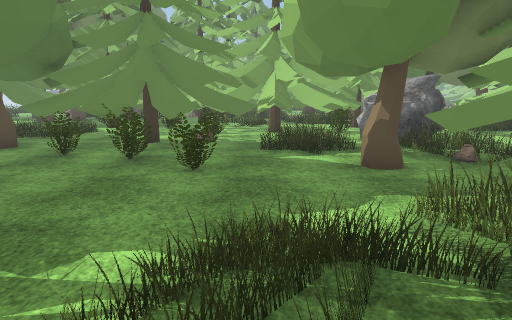
View 1 (above)

24 first-person views from a walk through a scene from a Unity 3-D project. The camera is 1.5 m above the floor, tilts 10° down and sees 70° across. Doors are open. The floor is counted in squares, 1 m on a side. Each view is taken from the middle of a square. On the plan, view 1 faces up. The plan holds only what a view shows up to about 16 squares ahead; the rest is blank. The place goes on beyond the plan. The player character is not drawn. Some surface patterns are stand-ins.

View 2
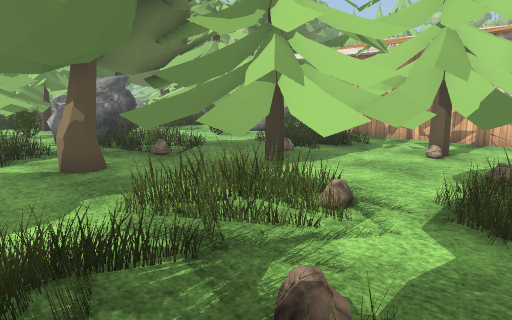

View 3
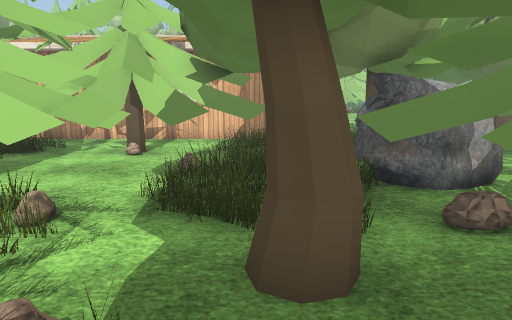

View 4
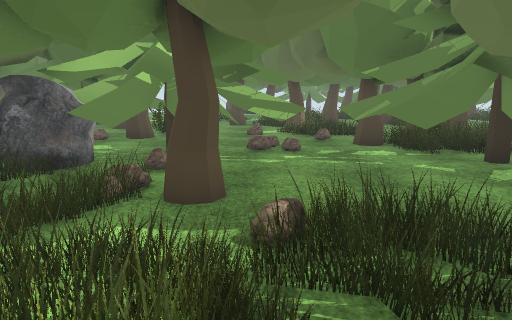

View 5
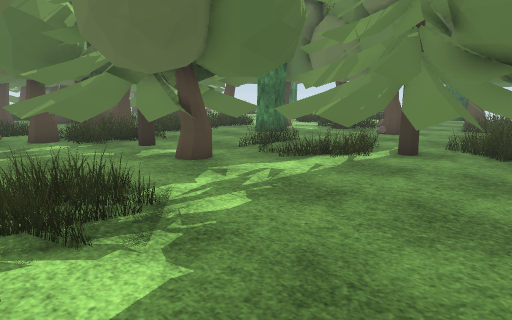

View 6
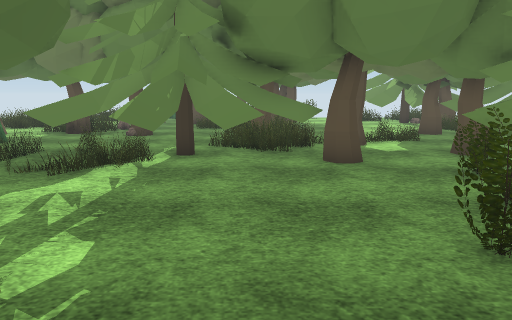

View 7
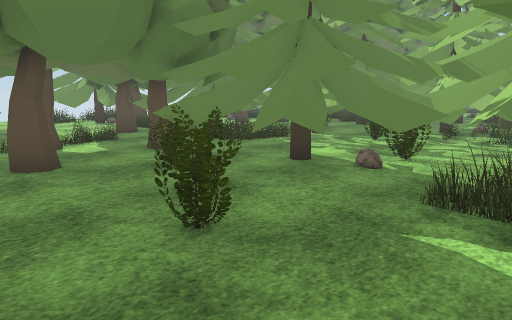

View 8
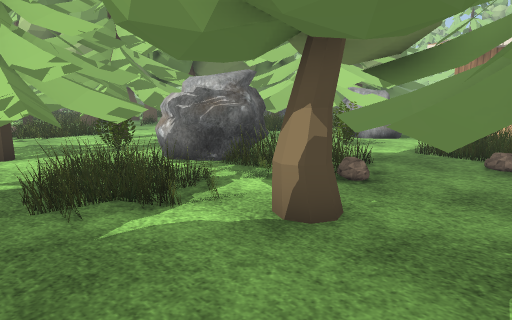

View 9
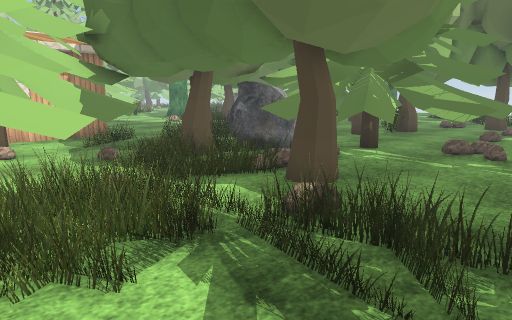

View 10
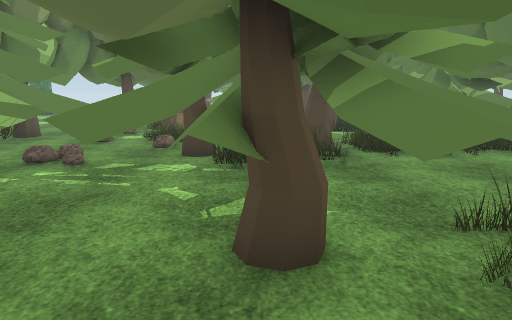

View 11
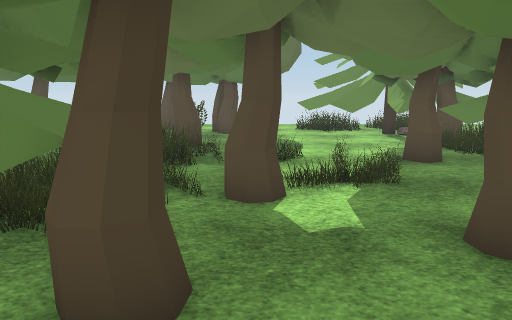

View 12
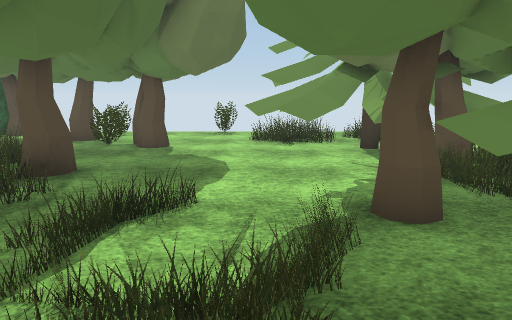

View 13
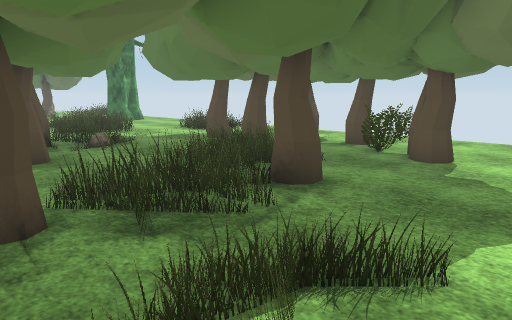

View 14
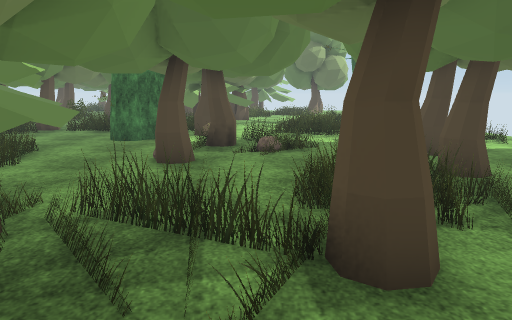

View 15
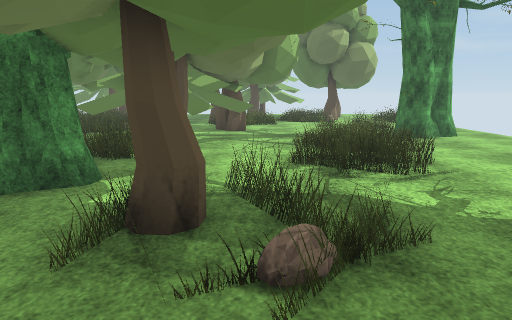

View 16
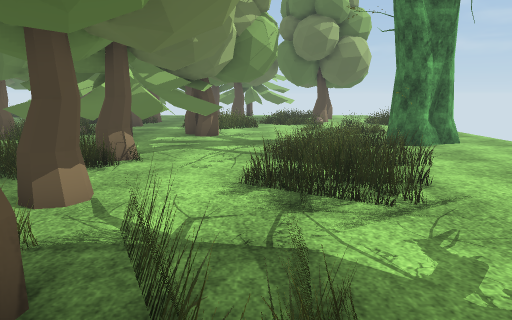

View 17
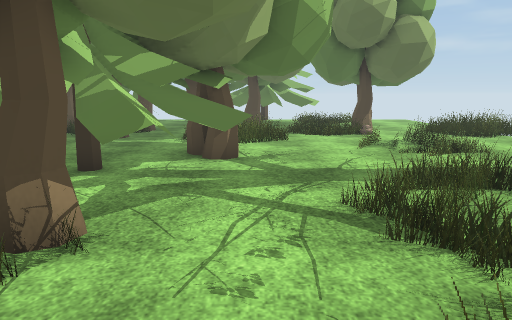

View 18
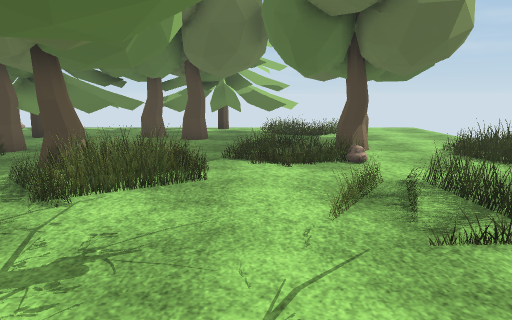

View 19
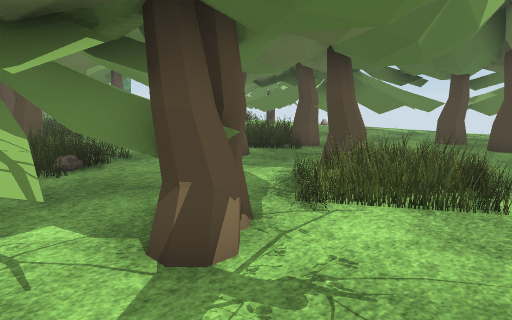

View 20
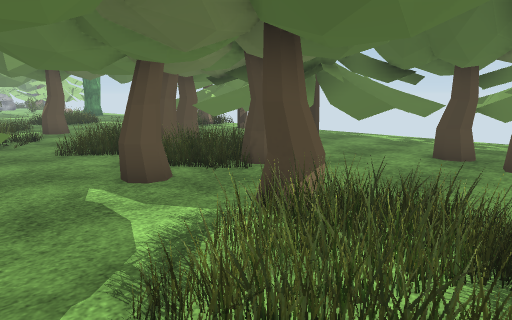

View 21
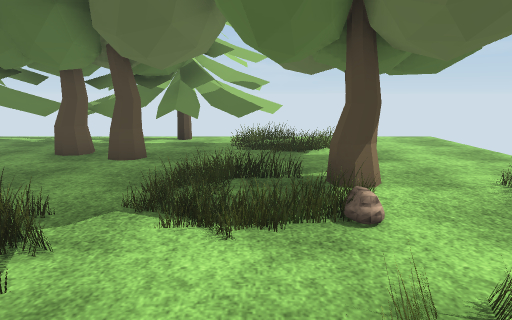

View 22
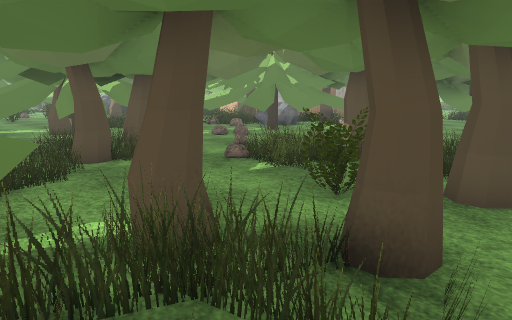

View 23
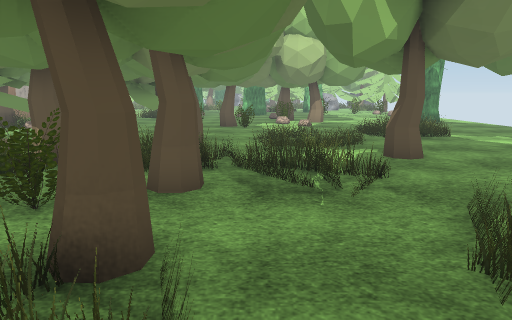

View 24
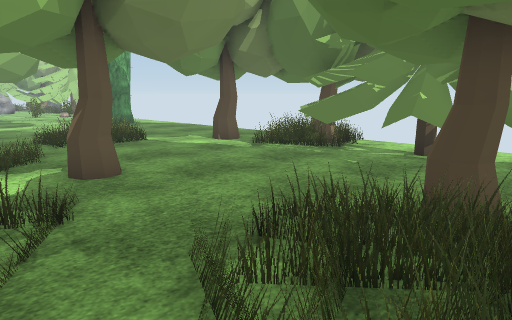

### Floor plan
Key: @ floor where view 1 was taken; # wall or solid block; x gap in a wall; . floor; O other object.
Columns run from 24 left of view 1 to 10 right of it. Each row starts with its distance up from view 1.
 13    O OOOOO..O.O   O  OOOOOOOO  ..OO
 12    OOOOO...OO.. ..OOOOOOOO..OOO..OO
 11    O.OOOO.......OOOOOOOOO...OO...#O
 10  ....O...........OOOOOOO...........
  9 ##.................#O#O......O.. ..
  8 ##............OO.....###..OO.OOOO.
  7  ...OO...........OO...##...OOOOO O
  6  ...O#...O.....O.O..........OOO OOO
  5  x#.##.......O.OOOOO.......OOOO OOO
  4  .#OO........OOOOOOO........OO OOO
  3   ...... .....O  OOOO........OOOOOO
  2  .....O  .....OOOOOO............OOO
  1  .O.... ....O.O.OOOO...........OOOO
  0   O..O......O...O..O.O..@..O...O.OO
 -1    ..OO............OOOO....OO..O
 -2      ......O.....OOOOOOO...OOOOO
 -3      ......O..#O..OOOOO....OOOO   O
 -4      ........O##..OOOOOOOOOOOOO   O
 -5      .......OOO...OOOOOO.OOOO
 -6     ........O......OOOOO.OOOOO
 -7     ...............OOO.O...OOOOOOO.
 -8    ...........    .O.......O.OOOOOO
 -9   ..........OO   .........O...#OOOO
-10   ...#.....OOOO O......  ....OO
-11  ..O#O......OOOOO.......O....OOOOO
-12  ..##O....OOOOOOO.......O .....OOO
-13  .. ........OOOOO.O.##.   ..  ..OO
-14     .......OOOOOO..O  O.   O.....
-15    ........OOO.O...O..O..........
-16   ...............................
-17   ............................
-18  ..............O...........  ..
-19  ...........O............O.......
-20    ...............O......O.........
-21    ..OO.......OO OO..........    ..
-22   ...O.........O OOOO.........
-23  ............OOOOOOO...........
-24  ...OO....O.OOOOO  OOO.O........
-25  ........OOOOOOO   OOOOO....O....
-26  ...   OOOOOOOO      OOOOO..O....
-27  ... ...OOOOO OO     OO OO  ..
-28  ... .OOOOO O           O
-29        OO

Positions as (right, up) in squares from view 1, and headings:
1: (0, 0), facing up
2: (0, 0), facing up-right
3: (0, 0), facing right
4: (2, 5), facing down
5: (2, 7), facing down-left
6: (2, 5), facing left
7: (2, 5), facing up-left
8: (-1, 5), facing up-right
9: (-1, 5), facing down-right
10: (-3, 3), facing down
11: (-4, 8), facing left
12: (-8, 10), facing left
13: (-10, 10), facing down-left
14: (-14, 9), facing down
15: (-14, 2), facing down
16: (-15, 0), facing down
17: (-14, -5), facing down
18: (-16, -11), facing down
19: (-16, -12), facing down-right
20: (-15, -15), facing down-right
21: (-17, -15), facing down
22: (-8, -16), facing up-right
23: (-8, -16), facing right
24: (-6, -17), facing down-right
